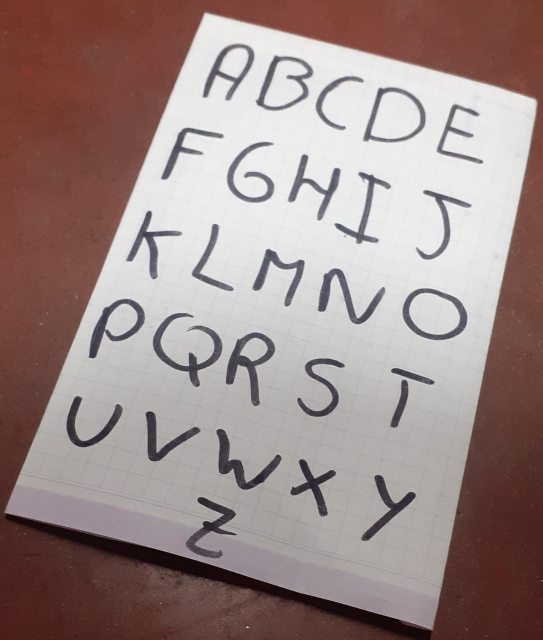
#> input picture examen2/Pruebas/proceso completo/1.jpg, 1086 x 1280 px (shown at 1/2 size)
$ python enderezar_imagenSF.py 1.jpg
#> lines starting #> are read from the running program, lines starting #| are printed output that depends on the picture
import cv2 as cv
from matplotlib import pyplot as plt
import numpy as np
import math as mt
import sys
"""
def oper(img,M,hei,wei):
    X=[0,0]
    h,w,c=img.shape
    img_out=np.zeros((hei,wei,c),np.uint8)
    iden=np.array([[M[1][1],M[1][0]],[M[0][1],M[0][0]]])
    B=np.array([[M[1][2]],[M[0][2]]])
    for i in range(hei):
        for j in range(wei):
            vector=np.array([[i],[j]])
            Y=vector-B
            X=cv.solve(iden,Y)
            x=int(X[1][0][0])
            y=int(X[1][1][0])
            if(x<img_out.shape[0] and x>=0):
                if(y<img_out.shape[1] and y>=0):
                    img_out[i][j]=img[x][y]
    return img_out
"""
"""
def oper(img,M,hei,wei):
    X=[0,0]
    h,w,c=img.shape
    img_out=img.copy()
    iden=np.array([[M[1][1],M[1][0]],[M[0][1],M[0][0]]])
    B=np.array([[M[1][2]],[M[0][2]]])
    for i in range(hei):
        for j in range(wei-i):
            vector=np.array([[i],[j]])
            Y=vector-B
            X=cv.solve(iden,Y)
            x=int(X[1][0][0])
            y=int(X[1][1][0])
            if(x<img_out.shape[0] and x>=0):
                if(y<img_out.shape[1] and y>=0):
                    img_out[i][j]=img[x][y]

    return img_out
img = cv.imread('a (5).jpg')
rows,cols,ch = img.shape
img =cv.resize(img,(cols,cols))
print(rows,cols)
# [11 lines of commented-out code are left out]
pts1 = np.float32([[403,100],[1750,41],[30,2120]])
pts2 = np.float32([[0,0],[1750,41],[0,2200]])


# [4 lines of commented-out code are left out]

M = cv.getAffineTransform(pts1,pts2)
dst = cv.warpAffine(img,M,(cols,rows))
#dst2 = oper(img,M,rows,cols)

plt.subplot(131),plt.imshow(img),plt.title('Input')
plt.plot(pts1[:,0],pts1[:,1],'o',markersize=5)
plt.subplot(132),plt.imshow(dst),plt.title('open')
plt.plot(pts2[:,0],pts2[:,1],'o',markersize=5)


pts1 = np.float32([[0,0],[1750,41],[2200,2000]])
pts2 = np.float32([[0,0],[2170,0],[2200,2000]])
M = cv.getAffineTransform(pts1,pts2)
dst = cv.warpAffine(dst,M,(cols,rows))


plt.subplot(133),plt.imshow(dst),plt.title('pro')
plt.plot(pts2[:,0],pts2[:,1],'o',markersize=5)
cv.imwrite("3.jpg",dst)
plt.show()
"""


img = cv.imread('1.jpg')
#> img is the input picture: shape (1280, 1086, 3); mean B, G, R 135.3, 137.9, 156.4
img=cv.resize(img,(500,500))
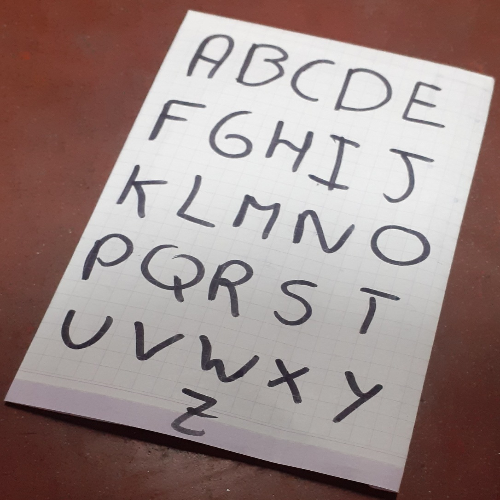
#> img: shape (500, 500, 3); mean B, G, R 135.2, 137.8, 156.3
rows,cols,ch = img.shape
#> rows = 500; cols = 500; ch = 3
# [4 lines of commented-out code are left out]
#> (the run stopped early here; a loop or call above may not have finished)
